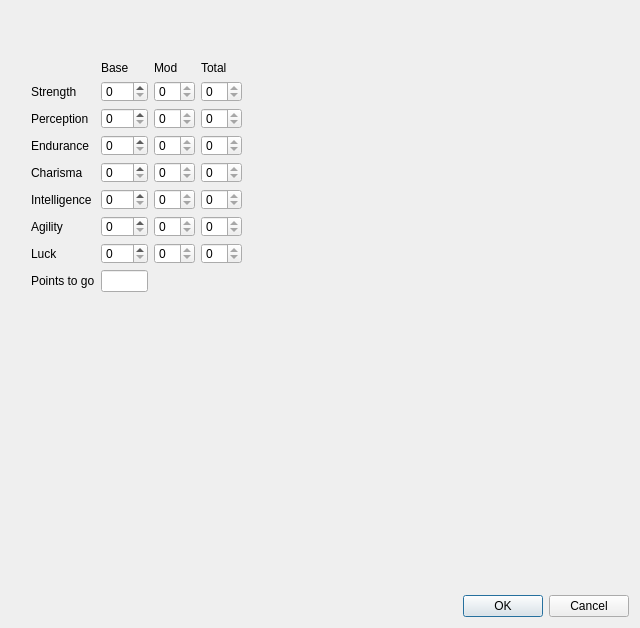
<?xml version="1.0" encoding="UTF-8"?>
<ui version="4.0">
 <class>Dialog</class>
 <widget class="QDialog" name="Dialog">
  <property name="geometry">
   <rect>
    <x>0</x>
    <y>0</y>
    <width>640</width>
    <height>628</height>
   </rect>
  </property>
  <property name="windowTitle">
   <string>Dialog</string>
  </property>
  <property name="locale">
   <locale language="English" country="UnitedKingdom"/>
  </property>
  <property name="modal">
   <bool>true</bool>
  </property>
  <layout class="QGridLayout" name="gridLayout">
   <item row="2" column="0">
    <widget class="QDialogButtonBox" name="buttonBox">
     <property name="orientation">
      <enum>Qt::Horizontal</enum>
     </property>
     <property name="standardButtons">
      <set>QDialogButtonBox::Cancel|QDialogButtonBox::Ok</set>
     </property>
    </widget>
   </item>
   <item row="0" column="0">
    <widget class="QStackedWidget" name="stackedWidget">
     <property name="currentIndex">
      <number>1</number>
     </property>
     <widget class="QWidget" name="page">
      <layout class="QGridLayout" name="gridLayout_3">
       <item row="0" column="0">
        <layout class="QGridLayout" name="gridLayout_2">
         <item row="0" column="0">
          <widget class="QLabel" name="label">
           <property name="text">
            <string>Name</string>
           </property>
          </widget>
         </item>
         <item row="3" column="1">
          <widget class="QComboBox" name="racePicker">
           <item>
            <property name="text">
             <string>Human</string>
            </property>
           </item>
           <item>
            <property name="text">
             <string>Ghoul</string>
            </property>
           </item>
           <item>
            <property name="text">
             <string>Super Mutant</string>
            </property>
           </item>
           <item>
            <property name="text">
             <string>Half Mutant</string>
            </property>
           </item>
           <item>
            <property name="text">
             <string>Deathclaw</string>
            </property>
           </item>
           <item>
            <property name="text">
             <string>Dog</string>
            </property>
           </item>
           <item>
            <property name="text">
             <string>Robot</string>
            </property>
           </item>
          </widget>
         </item>
         <item row="1" column="0">
          <widget class="QLabel" name="label_2">
           <property name="text">
            <string>Age</string>
           </property>
          </widget>
         </item>
         <item row="2" column="0">
          <widget class="QLabel" name="label_3">
           <property name="text">
            <string>Sex</string>
           </property>
          </widget>
         </item>
         <item row="0" column="1">
          <widget class="QLineEdit" name="nameField"/>
         </item>
         <item row="1" column="1">
          <widget class="QLineEdit" name="ageField"/>
         </item>
         <item row="3" column="0">
          <widget class="QLabel" name="label_4">
           <property name="text">
            <string>Race</string>
           </property>
          </widget>
         </item>
         <item row="4" column="1">
          <widget class="QLineEdit" name="eyesField"/>
         </item>
         <item row="7" column="0">
          <widget class="QLabel" name="label_8">
           <property name="text">
            <string>Weight</string>
           </property>
          </widget>
         </item>
         <item row="4" column="0">
          <widget class="QLabel" name="label_5">
           <property name="text">
            <string>Eyes</string>
           </property>
          </widget>
         </item>
         <item row="6" column="0">
          <widget class="QLabel" name="label_7">
           <property name="text">
            <string>Height</string>
           </property>
          </widget>
         </item>
         <item row="5" column="1">
          <widget class="QLineEdit" name="hairField"/>
         </item>
         <item row="5" column="0">
          <widget class="QLabel" name="label_6">
           <property name="text">
            <string>Hair</string>
           </property>
          </widget>
         </item>
         <item row="6" column="1">
          <widget class="QLineEdit" name="heightField"/>
         </item>
         <item row="7" column="1">
          <widget class="QLineEdit" name="weightField"/>
         </item>
         <item row="8" column="0">
          <widget class="QLabel" name="label_9">
           <property name="text">
            <string>Appearance</string>
           </property>
          </widget>
         </item>
         <item row="8" column="1">
          <widget class="QTextEdit" name="appearanceField"/>
         </item>
         <item row="2" column="1">
          <widget class="QComboBox" name="sexPicker"/>
         </item>
        </layout>
       </item>
      </layout>
     </widget>
     <widget class="QWidget" name="page_2">
      <widget class="QWidget" name="gridLayoutWidget">
       <property name="geometry">
        <rect>
         <x>20</x>
         <y>50</y>
         <width>211</width>
         <height>231</height>
        </rect>
       </property>
       <layout class="QGridLayout" name="gridLayout_4">
        <item row="7" column="1">
         <widget class="QSpinBox" name="luckBox"/>
        </item>
        <item row="6" column="0">
         <widget class="QLabel" name="agilityLabel">
          <property name="text">
           <string>Agility</string>
          </property>
          <property name="buddy">
           <cstring>agilityBox</cstring>
          </property>
         </widget>
        </item>
        <item row="3" column="0">
         <widget class="QLabel" name="enduranceLabel">
          <property name="text">
           <string>Endurance</string>
          </property>
          <property name="buddy">
           <cstring>enduranceBox</cstring>
          </property>
         </widget>
        </item>
        <item row="8" column="1">
         <widget class="QLineEdit" name="availablePointsBox">
          <property name="readOnly">
           <bool>true</bool>
          </property>
         </widget>
        </item>
        <item row="1" column="0">
         <widget class="QLabel" name="strengthLabel">
          <property name="text">
           <string>Strength</string>
          </property>
          <property name="buddy">
           <cstring>strengthBox</cstring>
          </property>
         </widget>
        </item>
        <item row="4" column="1">
         <widget class="QSpinBox" name="charismaBox"/>
        </item>
        <item row="1" column="1">
         <widget class="QSpinBox" name="strengthBox"/>
        </item>
        <item row="6" column="1">
         <widget class="QSpinBox" name="agilityBox"/>
        </item>
        <item row="2" column="1">
         <widget class="QSpinBox" name="perceptionBox"/>
        </item>
        <item row="7" column="0">
         <widget class="QLabel" name="luckLabel">
          <property name="text">
           <string>Luck</string>
          </property>
          <property name="buddy">
           <cstring>luckBox</cstring>
          </property>
         </widget>
        </item>
        <item row="5" column="1">
         <widget class="QSpinBox" name="intelligenceBox"/>
        </item>
        <item row="8" column="0">
         <widget class="QLabel" name="label_35">
          <property name="text">
           <string>Points to go</string>
          </property>
         </widget>
        </item>
        <item row="4" column="0">
         <widget class="QLabel" name="charismaLabel">
          <property name="text">
           <string>Charisma</string>
          </property>
          <property name="buddy">
           <cstring>charismaBox</cstring>
          </property>
         </widget>
        </item>
        <item row="5" column="0">
         <widget class="QLabel" name="intelligenceLabel">
          <property name="text">
           <string>Intelligence</string>
          </property>
          <property name="buddy">
           <cstring>intelligenceBox</cstring>
          </property>
         </widget>
        </item>
        <item row="2" column="0">
         <widget class="QLabel" name="perceptionLabel">
          <property name="text">
           <string>Perception</string>
          </property>
          <property name="buddy">
           <cstring>perceptionBox</cstring>
          </property>
         </widget>
        </item>
        <item row="3" column="1">
         <widget class="QSpinBox" name="enduranceBox"/>
        </item>
        <item row="1" column="2">
         <widget class="QSpinBox" name="strengthModBox">
          <property name="readOnly">
           <bool>true</bool>
          </property>
         </widget>
        </item>
        <item row="1" column="3">
         <widget class="QSpinBox" name="strengthTotalBox">
          <property name="readOnly">
           <bool>true</bool>
          </property>
         </widget>
        </item>
        <item row="3" column="3">
         <widget class="QSpinBox" name="enduranceTotalBox">
          <property name="readOnly">
           <bool>true</bool>
          </property>
         </widget>
        </item>
        <item row="4" column="3">
         <widget class="QSpinBox" name="charismaTotalBox">
          <property name="readOnly">
           <bool>true</bool>
          </property>
         </widget>
        </item>
        <item row="7" column="3">
         <widget class="QSpinBox" name="luckTotalBox">
          <property name="readOnly">
           <bool>true</bool>
          </property>
         </widget>
        </item>
        <item row="6" column="3">
         <widget class="QSpinBox" name="agilityTotalBox">
          <property name="readOnly">
           <bool>true</bool>
          </property>
         </widget>
        </item>
        <item row="5" column="3">
         <widget class="QSpinBox" name="intelligenceTotalBox">
          <property name="readOnly">
           <bool>true</bool>
          </property>
         </widget>
        </item>
        <item row="2" column="3">
         <widget class="QSpinBox" name="perceptionTotalBox">
          <property name="readOnly">
           <bool>true</bool>
          </property>
         </widget>
        </item>
        <item row="6" column="2">
         <widget class="QSpinBox" name="agilityModBox">
          <property name="readOnly">
           <bool>true</bool>
          </property>
         </widget>
        </item>
        <item row="3" column="2">
         <widget class="QSpinBox" name="enduranceModBox">
          <property name="readOnly">
           <bool>true</bool>
          </property>
         </widget>
        </item>
        <item row="2" column="2">
         <widget class="QSpinBox" name="perceptionModBox">
          <property name="readOnly">
           <bool>true</bool>
          </property>
         </widget>
        </item>
        <item row="7" column="2">
         <widget class="QSpinBox" name="luckModBox">
          <property name="readOnly">
           <bool>true</bool>
          </property>
         </widget>
        </item>
        <item row="5" column="2">
         <widget class="QSpinBox" name="intelligenceModBox">
          <property name="readOnly">
           <bool>true</bool>
          </property>
         </widget>
        </item>
        <item row="4" column="2">
         <widget class="QSpinBox" name="charismaModBox">
          <property name="readOnly">
           <bool>true</bool>
          </property>
         </widget>
        </item>
        <item row="0" column="1">
         <widget class="QLabel" name="baseValueLabel">
          <property name="text">
           <string>Base</string>
          </property>
         </widget>
        </item>
        <item row="0" column="2">
         <widget class="QLabel" name="modValueLabel">
          <property name="text">
           <string>Mod</string>
          </property>
         </widget>
        </item>
        <item row="0" column="3">
         <widget class="QLabel" name="totalValueLabel">
          <property name="text">
           <string>Total</string>
          </property>
         </widget>
        </item>
       </layout>
      </widget>
     </widget>
     <widget class="QWidget" name="page_3">
      <widget class="QWidget" name="gridLayoutWidget_3">
       <property name="geometry">
        <rect>
         <x>10</x>
         <y>10</y>
         <width>151</width>
         <height>531</height>
        </rect>
       </property>
       <layout class="QGridLayout" name="skillLayout">
        <item row="5" column="0">
         <widget class="QLabel" name="throwingLabel">
          <property name="text">
           <string>Throwing</string>
          </property>
          <property name="buddy">
           <cstring>throwingTag</cstring>
          </property>
         </widget>
        </item>
        <item row="6" column="1">
         <widget class="QSpinBox" name="explosivesBox">
          <property name="readOnly">
           <bool>true</bool>
          </property>
         </widget>
        </item>
        <item row="8" column="1">
         <widget class="QSpinBox" name="sneakBox">
          <property name="readOnly">
           <bool>true</bool>
          </property>
         </widget>
        </item>
        <item row="13" column="0">
         <widget class="QLabel" name="pilotLabel">
          <property name="text">
           <string>Pilot</string>
          </property>
          <property name="buddy">
           <cstring>pilotTag</cstring>
          </property>
         </widget>
        </item>
        <item row="3" column="0">
         <widget class="QLabel" name="unarmedLabel">
          <property name="text">
           <string>Unarmed</string>
          </property>
          <property name="buddy">
           <cstring>unarmedTag</cstring>
          </property>
         </widget>
        </item>
        <item row="4" column="1">
         <widget class="QSpinBox" name="meleeWeaponsBox">
          <property name="readOnly">
           <bool>true</bool>
          </property>
         </widget>
        </item>
        <item row="12" column="0">
         <widget class="QLabel" name="repairLabel">
          <property name="text">
           <string>Repair</string>
          </property>
          <property name="buddy">
           <cstring>repairTag</cstring>
          </property>
         </widget>
        </item>
        <item row="2" column="1">
         <widget class="QSpinBox" name="energyWeaponsBox">
          <property name="readOnly">
           <bool>true</bool>
          </property>
         </widget>
        </item>
        <item row="16" column="0">
         <widget class="QLabel" name="gamblingLabel">
          <property name="text">
           <string>Gambling</string>
          </property>
          <property name="buddy">
           <cstring>gamblingTag</cstring>
          </property>
         </widget>
        </item>
        <item row="3" column="1">
         <widget class="QSpinBox" name="unarmedBox">
          <property name="readOnly">
           <bool>true</bool>
          </property>
         </widget>
        </item>
        <item row="14" column="0">
         <widget class="QLabel" name="speechLabel">
          <property name="text">
           <string>Speech</string>
          </property>
          <property name="buddy">
           <cstring>speechTag</cstring>
          </property>
         </widget>
        </item>
        <item row="9" column="0">
         <widget class="QLabel" name="lockpickLabel">
          <property name="text">
           <string>Lockpick</string>
          </property>
          <property name="buddy">
           <cstring>lockpickTag</cstring>
          </property>
         </widget>
        </item>
        <item row="0" column="0">
         <widget class="QLabel" name="smallGunsLabel">
          <property name="text">
           <string>Small Guns</string>
          </property>
          <property name="buddy">
           <cstring>smallGunsTag</cstring>
          </property>
         </widget>
        </item>
        <item row="17" column="0">
         <widget class="QLabel" name="survivalLabel">
          <property name="text">
           <string>Survival</string>
          </property>
          <property name="buddy">
           <cstring>survivalTag</cstring>
          </property>
         </widget>
        </item>
        <item row="7" column="0">
         <widget class="QLabel" name="doctorLabel">
          <property name="text">
           <string>Doctor</string>
          </property>
          <property name="buddy">
           <cstring>doctorTag</cstring>
          </property>
         </widget>
        </item>
        <item row="11" column="0">
         <widget class="QLabel" name="scienceLabel">
          <property name="text">
           <string>Science</string>
          </property>
          <property name="buddy">
           <cstring>scienceTag</cstring>
          </property>
         </widget>
        </item>
        <item row="0" column="1">
         <widget class="QSpinBox" name="smallGunsBox">
          <property name="readOnly">
           <bool>true</bool>
          </property>
         </widget>
        </item>
        <item row="14" column="1">
         <widget class="QSpinBox" name="speechBox">
          <property name="readOnly">
           <bool>true</bool>
          </property>
         </widget>
        </item>
        <item row="1" column="1">
         <widget class="QSpinBox" name="bigGunsBox">
          <property name="readOnly">
           <bool>true</bool>
          </property>
         </widget>
        </item>
        <item row="10" column="1">
         <widget class="QSpinBox" name="trapsBox">
          <property name="readOnly">
           <bool>true</bool>
          </property>
         </widget>
        </item>
        <item row="15" column="0">
         <widget class="QLabel" name="barterLabel">
          <property name="text">
           <string>Barter</string>
          </property>
          <property name="buddy">
           <cstring>barterTag</cstring>
          </property>
         </widget>
        </item>
        <item row="17" column="1">
         <widget class="QSpinBox" name="survivalBox">
          <property name="readOnly">
           <bool>true</bool>
          </property>
         </widget>
        </item>
        <item row="6" column="0">
         <widget class="QLabel" name="explosivesLabel">
          <property name="text">
           <string>Explosives</string>
          </property>
          <property name="buddy">
           <cstring>explosivesTag</cstring>
          </property>
         </widget>
        </item>
        <item row="12" column="1">
         <widget class="QSpinBox" name="repairBox">
          <property name="readOnly">
           <bool>true</bool>
          </property>
         </widget>
        </item>
        <item row="8" column="0">
         <widget class="QLabel" name="sneakLabel">
          <property name="text">
           <string>Sneak</string>
          </property>
          <property name="buddy">
           <cstring>sneakTag</cstring>
          </property>
         </widget>
        </item>
        <item row="13" column="1">
         <widget class="QSpinBox" name="pilotBox">
          <property name="readOnly">
           <bool>true</bool>
          </property>
         </widget>
        </item>
        <item row="15" column="1">
         <widget class="QSpinBox" name="barterBox">
          <property name="readOnly">
           <bool>true</bool>
          </property>
         </widget>
        </item>
        <item row="1" column="0">
         <widget class="QLabel" name="bigGunsLabel">
          <property name="text">
           <string>Big Guns</string>
          </property>
          <property name="buddy">
           <cstring>bigGunsTag</cstring>
          </property>
         </widget>
        </item>
        <item row="10" column="0">
         <widget class="QLabel" name="trapsLabel">
          <property name="text">
           <string>Traps</string>
          </property>
          <property name="buddy">
           <cstring>trapsTag</cstring>
          </property>
         </widget>
        </item>
        <item row="16" column="1">
         <widget class="QSpinBox" name="gamblingBox">
          <property name="readOnly">
           <bool>true</bool>
          </property>
         </widget>
        </item>
        <item row="4" column="0">
         <widget class="QLabel" name="meleeWeaponsLabel">
          <property name="text">
           <string>Melee Weapons</string>
          </property>
          <property name="buddy">
           <cstring>meleeWeaponsTag</cstring>
          </property>
         </widget>
        </item>
        <item row="7" column="1">
         <widget class="QSpinBox" name="doctorBox">
          <property name="readOnly">
           <bool>true</bool>
          </property>
         </widget>
        </item>
        <item row="5" column="1">
         <widget class="QSpinBox" name="throwingBox">
          <property name="readOnly">
           <bool>true</bool>
          </property>
         </widget>
        </item>
        <item row="2" column="0">
         <widget class="QLabel" name="energyWeaponsLabel">
          <property name="text">
           <string>Energy Weapons</string>
          </property>
          <property name="buddy">
           <cstring>energyWeaponsTag</cstring>
          </property>
         </widget>
        </item>
        <item row="11" column="1">
         <widget class="QSpinBox" name="scienceBox">
          <property name="readOnly">
           <bool>true</bool>
          </property>
         </widget>
        </item>
        <item row="9" column="1">
         <widget class="QSpinBox" name="lockpickBox">
          <property name="readOnly">
           <bool>true</bool>
          </property>
         </widget>
        </item>
        <item row="3" column="2">
         <widget class="QCheckBox" name="unarmedTag">
          <property name="text">
           <string/>
          </property>
         </widget>
        </item>
        <item row="5" column="2">
         <widget class="QCheckBox" name="throwingTag">
          <property name="text">
           <string/>
          </property>
         </widget>
        </item>
        <item row="4" column="2">
         <widget class="QCheckBox" name="meleeWeaponsTag">
          <property name="text">
           <string/>
          </property>
         </widget>
        </item>
        <item row="2" column="2">
         <widget class="QCheckBox" name="energyWeaponsTag">
          <property name="text">
           <string/>
          </property>
         </widget>
        </item>
        <item row="1" column="2">
         <widget class="QCheckBox" name="bigGunsTag">
          <property name="text">
           <string/>
          </property>
         </widget>
        </item>
        <item row="7" column="2">
         <widget class="QCheckBox" name="doctorTag">
          <property name="text">
           <string/>
          </property>
         </widget>
        </item>
        <item row="6" column="2">
         <widget class="QCheckBox" name="explosivesTag">
          <property name="text">
           <string/>
          </property>
         </widget>
        </item>
        <item row="9" column="2">
         <widget class="QCheckBox" name="lockpickTag">
          <property name="text">
           <string/>
          </property>
         </widget>
        </item>
        <item row="8" column="2">
         <widget class="QCheckBox" name="sneakTag">
          <property name="text">
           <string/>
          </property>
         </widget>
        </item>
        <item row="16" column="2">
         <widget class="QCheckBox" name="gamblingTag">
          <property name="text">
           <string/>
          </property>
         </widget>
        </item>
        <item row="10" column="2">
         <widget class="QCheckBox" name="trapsTag">
          <property name="text">
           <string/>
          </property>
         </widget>
        </item>
        <item row="14" column="2">
         <widget class="QCheckBox" name="speechTag">
          <property name="text">
           <string/>
          </property>
         </widget>
        </item>
        <item row="12" column="2">
         <widget class="QCheckBox" name="repairTag">
          <property name="text">
           <string/>
          </property>
         </widget>
        </item>
        <item row="11" column="2">
         <widget class="QCheckBox" name="scienceTag">
          <property name="text">
           <string/>
          </property>
         </widget>
        </item>
        <item row="15" column="2">
         <widget class="QCheckBox" name="barterTag">
          <property name="text">
           <string/>
          </property>
         </widget>
        </item>
        <item row="17" column="2">
         <widget class="QCheckBox" name="survivalTag">
          <property name="text">
           <string/>
          </property>
         </widget>
        </item>
        <item row="13" column="2">
         <widget class="QCheckBox" name="pilotTag">
          <property name="text">
           <string/>
          </property>
         </widget>
        </item>
        <item row="0" column="2">
         <widget class="QCheckBox" name="smallGunsTag">
          <property name="text">
           <string/>
          </property>
          <property name="tristate">
           <bool>false</bool>
          </property>
         </widget>
        </item>
       </layout>
      </widget>
     </widget>
     <widget class="QWidget" name="page_4">
      <layout class="QGridLayout" name="gridLayout_8">
       <item row="0" column="0">
        <widget class="QSplitter" name="splitter">
         <property name="orientation">
          <enum>Qt::Horizontal</enum>
         </property>
         <widget class="QGroupBox" name="groupBox_2">
          <property name="title">
           <string>Available Traits</string>
          </property>
          <layout class="QGridLayout" name="gridLayout_7">
           <item row="0" column="0">
            <widget class="QListWidget" name="traitListWidget">
             <property name="sortingEnabled">
              <bool>true</bool>
             </property>
            </widget>
           </item>
          </layout>
         </widget>
         <widget class="QGroupBox" name="groupBox">
          <property name="autoFillBackground">
           <bool>false</bool>
          </property>
          <property name="title">
           <string>Description</string>
          </property>
          <property name="flat">
           <bool>false</bool>
          </property>
          <property name="checkable">
           <bool>false</bool>
          </property>
          <layout class="QGridLayout" name="gridLayout_6">
           <item row="0" column="0">
            <widget class="QLabel" name="label_10">
             <property name="text">
              <string>Available for:</string>
             </property>
            </widget>
           </item>
           <item row="1" column="0">
            <widget class="QTextBrowser" name="descriptionBox"/>
           </item>
           <item row="2" column="0">
            <spacer name="verticalSpacer">
             <property name="orientation">
              <enum>Qt::Vertical</enum>
             </property>
             <property name="sizeHint" stdset="0">
              <size>
               <width>20</width>
               <height>40</height>
              </size>
             </property>
            </spacer>
           </item>
          </layout>
         </widget>
        </widget>
       </item>
      </layout>
     </widget>
    </widget>
   </item>
  </layout>
 </widget>
 <tabstops>
  <tabstop>nameField</tabstop>
  <tabstop>ageField</tabstop>
  <tabstop>sexPicker</tabstop>
  <tabstop>racePicker</tabstop>
  <tabstop>eyesField</tabstop>
  <tabstop>hairField</tabstop>
  <tabstop>heightField</tabstop>
  <tabstop>weightField</tabstop>
  <tabstop>appearanceField</tabstop>
  <tabstop>intelligenceBox</tabstop>
  <tabstop>strengthBox</tabstop>
  <tabstop>charismaBox</tabstop>
  <tabstop>luckBox</tabstop>
  <tabstop>agilityBox</tabstop>
  <tabstop>perceptionBox</tabstop>
  <tabstop>enduranceBox</tabstop>
  <tabstop>availablePointsBox</tabstop>
  <tabstop>explosivesBox</tabstop>
  <tabstop>meleeWeaponsBox</tabstop>
  <tabstop>energyWeaponsBox</tabstop>
  <tabstop>sneakBox</tabstop>
  <tabstop>unarmedBox</tabstop>
  <tabstop>lockpickBox</tabstop>
  <tabstop>survivalBox</tabstop>
  <tabstop>bigGunsBox</tabstop>
  <tabstop>doctorBox</tabstop>
  <tabstop>throwingBox</tabstop>
  <tabstop>smallGunsBox</tabstop>
  <tabstop>barterBox</tabstop>
  <tabstop>pilotBox</tabstop>
  <tabstop>gamblingBox</tabstop>
  <tabstop>speechBox</tabstop>
  <tabstop>trapsBox</tabstop>
  <tabstop>repairBox</tabstop>
  <tabstop>scienceBox</tabstop>
  <tabstop>smallGunsTag</tabstop>
  <tabstop>bigGunsTag</tabstop>
  <tabstop>energyWeaponsTag</tabstop>
  <tabstop>unarmedTag</tabstop>
  <tabstop>meleeWeaponsTag</tabstop>
  <tabstop>throwingTag</tabstop>
  <tabstop>explosivesTag</tabstop>
  <tabstop>doctorTag</tabstop>
  <tabstop>sneakTag</tabstop>
  <tabstop>lockpickTag</tabstop>
  <tabstop>trapsTag</tabstop>
  <tabstop>scienceTag</tabstop>
  <tabstop>repairTag</tabstop>
  <tabstop>pilotTag</tabstop>
  <tabstop>speechTag</tabstop>
  <tabstop>barterTag</tabstop>
  <tabstop>gamblingTag</tabstop>
  <tabstop>survivalTag</tabstop>
  <tabstop>traitListWidget</tabstop>
  <tabstop>descriptionBox</tabstop>
 </tabstops>
 <resources/>
 <connections/>
</ui>
